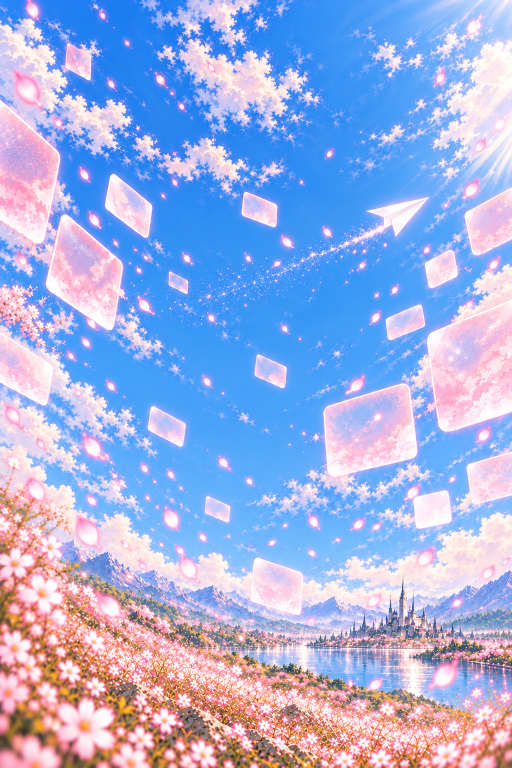
#> input picture apps/web/scripts/art/work/inputs/generated-day-v1.webp, 1024 x 1536 px, given in place of night-back-generated.png, which was not available (shown at 1/2 size)
$ python prepare.py prepare
#> lines starting #> are read from the running program, lines starting #| are printed output that depends on the picture; after the words box and inside, x2 and y2 are one past the last pixel; in counts of white or black regions, pixels touching at a corner belong together; pictures that were not available may be replaced by others from this repository, and a replacement may not be noted
"""Register generated stage layers, encode delivery assets, and make crop proofs.

Run with /tmp/hero-art/venv/bin/python; no app build or source changes.
Original generated RGBA masters and rejected iterations live in /tmp/art-bts.
"""
from pathlib import Path
import argparse
import hashlib
import json
import subprocess
import numpy as np
from PIL import Image, ImageDraw, ImageFont, ImageOps
from scipy.ndimage import distance_transform_edt

HERE = Path(__file__).resolve().parent
WEB = HERE.parents[3]
STAGING = Path('/tmp/art-bts')
OUT = WEB / 'public/bts/stage'
SIZE = (2000, 1400)
LAYERS = ('back', 'beams', 'mid', 'front')


def smooth(a, b, x):
    t = np.clip((x - a) / (b - a), 0, 1)
    return t * t * (3 - 2 * t)


def load(name):
#> called with name = 'night-back-generated.png'
    return Image.open(STAGING / name).convert('RGBA').resize(SIZE, Image.Resampling.LANCZOS)


def save_alpha(image, alpha):
    image = image.copy()
    image.putalpha(Image.fromarray(np.round(np.clip(alpha, 0, 255)).astype('uint8')))
    return image


def prepare():
    STAGING.mkdir(exist_ok=True)
    OUT.mkdir(parents=True, exist_ok=True)
    yy, xx = np.mgrid[:SIZE[1], :SIZE[0]].astype('float32')
    # Feather OUTSIDE the reserved centre. This enforces transparent pixels in
    # x=[500,1500), y=[210,1400), even if generated bloom overshoots its brief.
    side = (1 - smooth(430, 494, xx)) + smooth(1506, 1570, xx)
    clearance = 1 - smooth(178, 204, yy) * (1 - side)
    # Rig and rays came from ONE registered painting, so their origins align.
    split = smooth(154, 174, yy)
    records = {}
    for mode in ('night', 'day'):
        back = load(f'{mode}-back-generated.png').convert('RGB')
        fx = load(f'{mode}-rig-fx-generated.png')
#> call 2 of load, with name = 'night-rig-fx-generated.png'
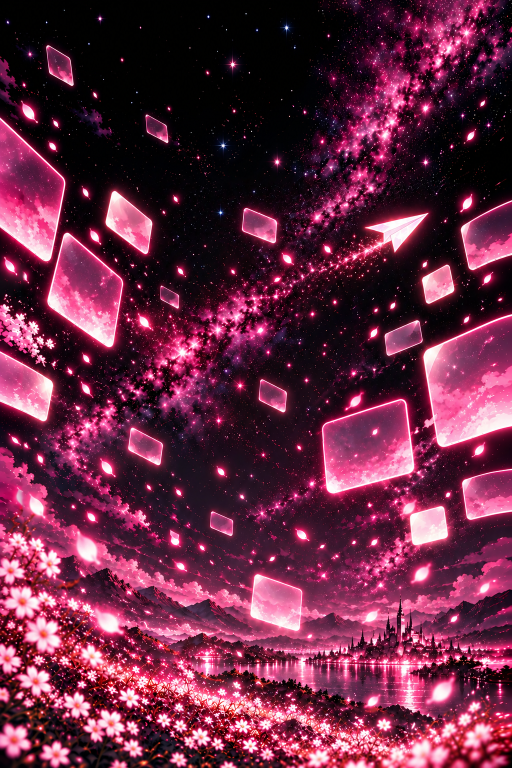
#> input picture apps/web/scripts/art/work/inputs/generated-night-v3.webp, 1024 x 1536 px, given in place of night-rig-fx-generated.png, which was not available (shown at 1/2 size)
        alpha = np.asarray(fx)[:, :, 3].astype('float32') * clearance
        # Baked exposure is restrained at night and subtler in sunlight.
        exposure = .57 if mode == 'night' else .23
        beams_alpha = alpha * split * exposure
        beams = save_alpha(fx, beams_alpha)
        # Solve alpha-over across the narrow split without a visible dark seam.
        target = alpha * ((1 - split) + split * exposure)
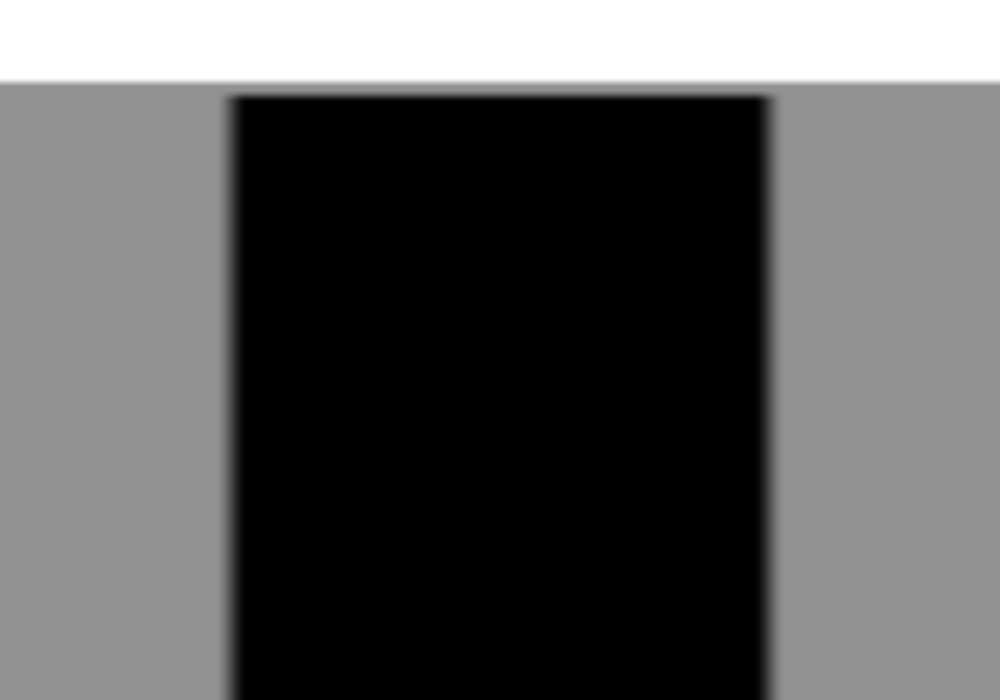
#> target: shape (1400, 2000) float32 (shown at 1/2 size); min 0, max 255, mean 90.7
        mid_alpha = np.divide(target - beams_alpha, 1 - beams_alpha / 255,
                              out=np.zeros_like(alpha), where=beams_alpha < 255)
        mid = save_alpha(fx, mid_alpha)
        front = Image.new('RGBA', SIZE)
#> front: PIL image 2000x1400 RGBA; every value is 0
        front_source = load(f'{mode}-front-generated.png')
        # A physical foreground lip, only in the bottom tenth, preserving alpha.
        shift = 140 if mode == 'night' else 160
        front.alpha_composite(front_source, (0, shift))
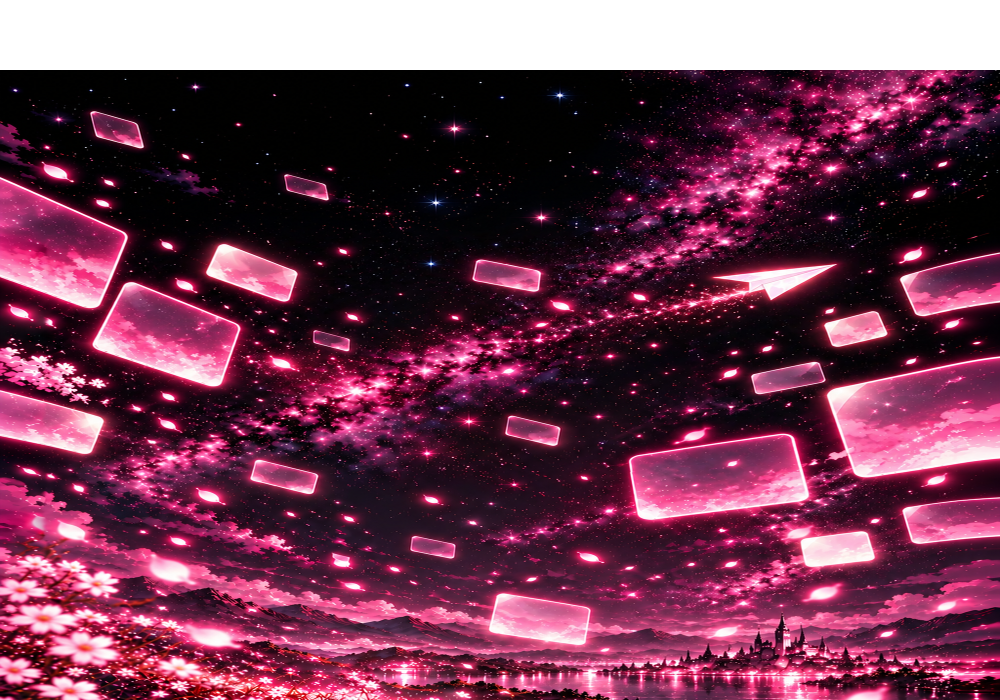
#> front: PIL image 2000x1400 RGBA (shown at 1/2 size); mean R, G, B, A 87.5, 33.5, 57.5, 229.5; transparent parts drawn white
        front_alpha = np.asarray(front)[:, :, 3].astype('float32')
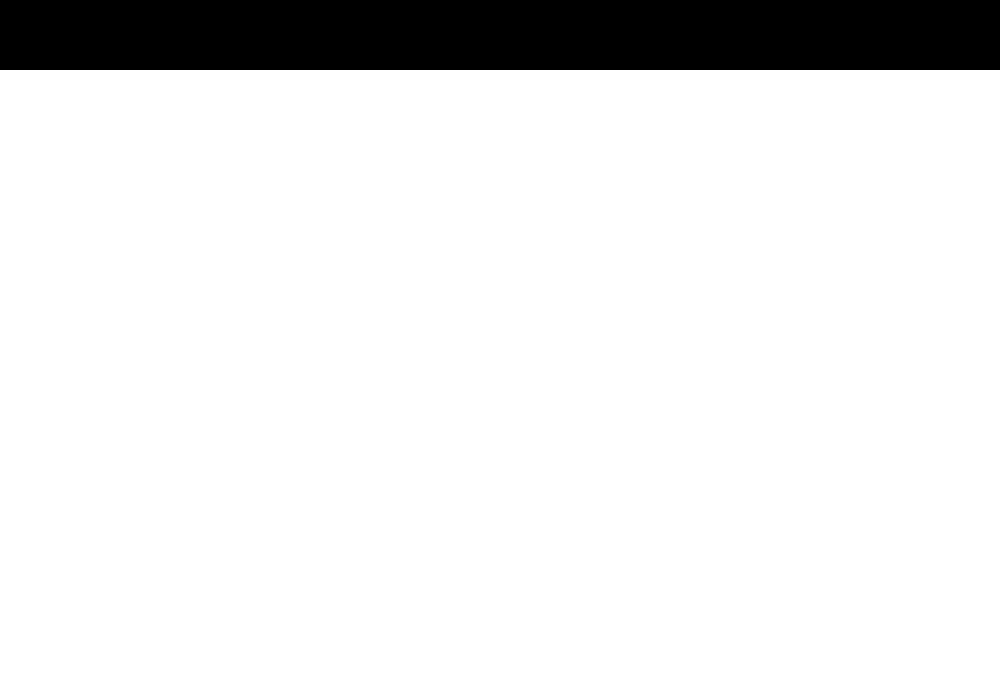
#> front_alpha: shape (1400, 2000) float32 (shown at 1/2 size); 90% white; 1 black region, box (x1, y1, x2, y2) and area: (0, 0, 2000, 140) 280000
        front = save_alpha(front, front_alpha * smooth(1160, 1250, yy))
#> in smooth (call 5), `return t * t * (3 - 2 * t)`:
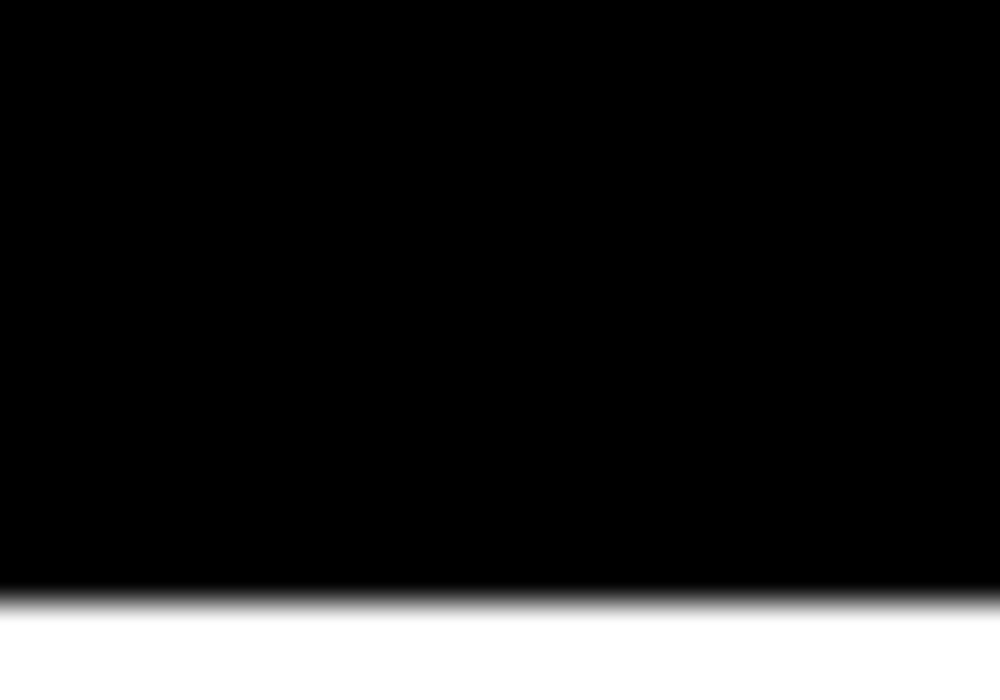
#> returned value: shape (1400, 2000) float32 (shown at 1/2 size); min 0, max 1, mean 0.139
#> in save_alpha (call 3), `image.putalpha(Image.fromarray(np.round(np.clip(alpha, 0, 255)).astype..`:
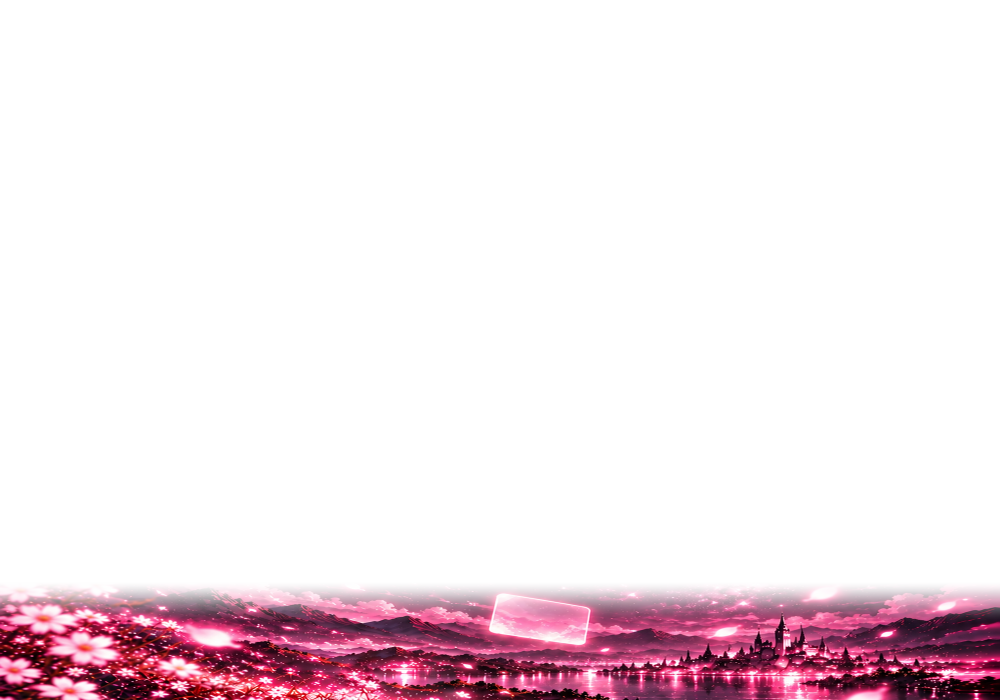
#> image: PIL image 2000x1400 RGBA (shown at 1/2 size); mean R, G, B, A 87.5, 33.5, 57.5, 35.4; transparent parts drawn white
        plates = dict(back=back, beams=beams, mid=mid, front=front)
#> plates = 4 items
        for name, im in plates.items():
            im.save(STAGING / f'{mode}-{name}.png')
#> this loop made 4 passes
#> name on passes 1 to 4: 'back', 'beams', 'mid', 'front'
        composite = compose(plates)
        composite.save(STAGING / f'{mode}-composite-master.png')
        composite.save(STAGING / f'{mode}-composite.png')
        source_names = [f'{mode}-{part}-generated.png' for part in ('back', 'rig-fx', 'front')]
        records[mode] = {
            'sources': {n: {'sha256': hashlib.sha256((STAGING/n).read_bytes()).hexdigest(),
                            'native_size': list(Image.open(STAGING/n).size)} for n in source_names},
            'output_size': list(SIZE), 'beam_exposure_baked': exposure,
            'rig_beam_split_y': [154, 174], 'front_translation_y': shift,
            'reserved_photo_rect': [500, 210, 1500, 1400],
            'centre_beam_alpha_max': int(np.asarray(beams)[210:, 500:1500, 3].max()),
        }
        assert records[mode]['centre_beam_alpha_max'] == 0
    (HERE/'provenance.json').write_text(json.dumps(records, indent=2)+'\n')


def compose(plates):
    im = plates['back'].convert('RGBA')
    for layer in ('beams', 'mid', 'front'):
        im = Image.alpha_composite(im, plates[layer].convert('RGBA'))
#> this loop made 3 passes
#> pass 3, in compose, `im = Image.alpha_composite(im, plates[layer].convert('RGBA'))`:
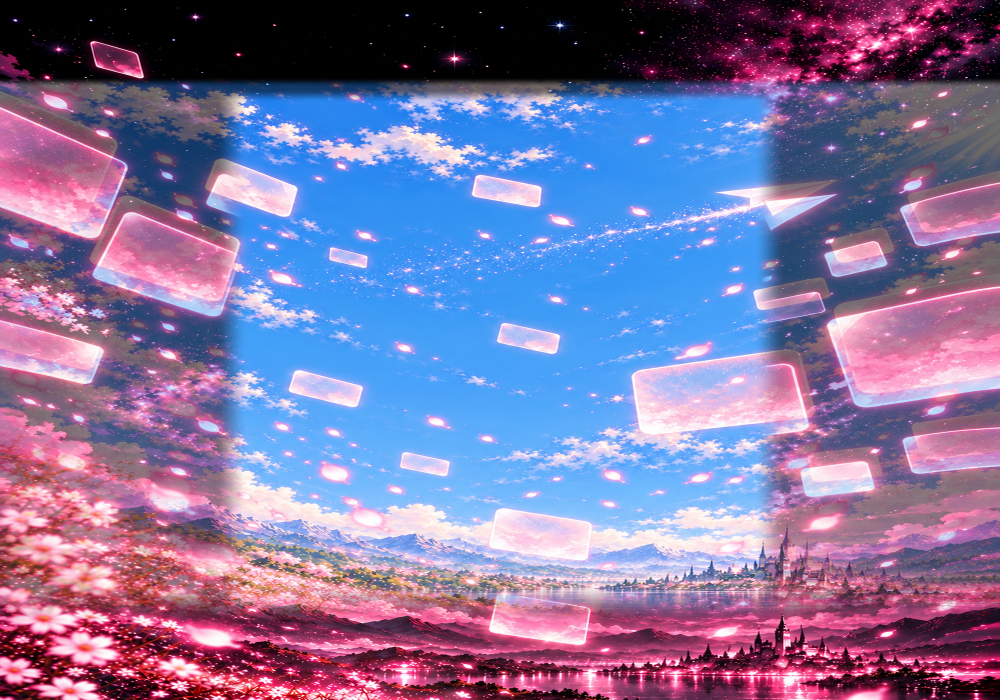
#> im: PIL image 2000x1400 RGBA (shown at 1/2 size); mean R, G, B, A 128.3, 116, 160.9, 255
    return im.convert('RGB')
#> returned value: PIL image 2000x1400 RGB


# [49 lines left out: function encode, not called in this run]


def font(size):
    return ImageFont.truetype('/System/Library/Fonts/Supplemental/Arial.ttf', size)


# [48 lines left out: functions mock_rect, previews, not called in this run]


if __name__ == '__main__':
    parser=argparse.ArgumentParser()
    parser.add_argument('action',choices=['prepare','encode','preview','preview-encoded'])
    args=parser.parse_args()
#> (the run stopped early here; a loop or call above may not have finished)
